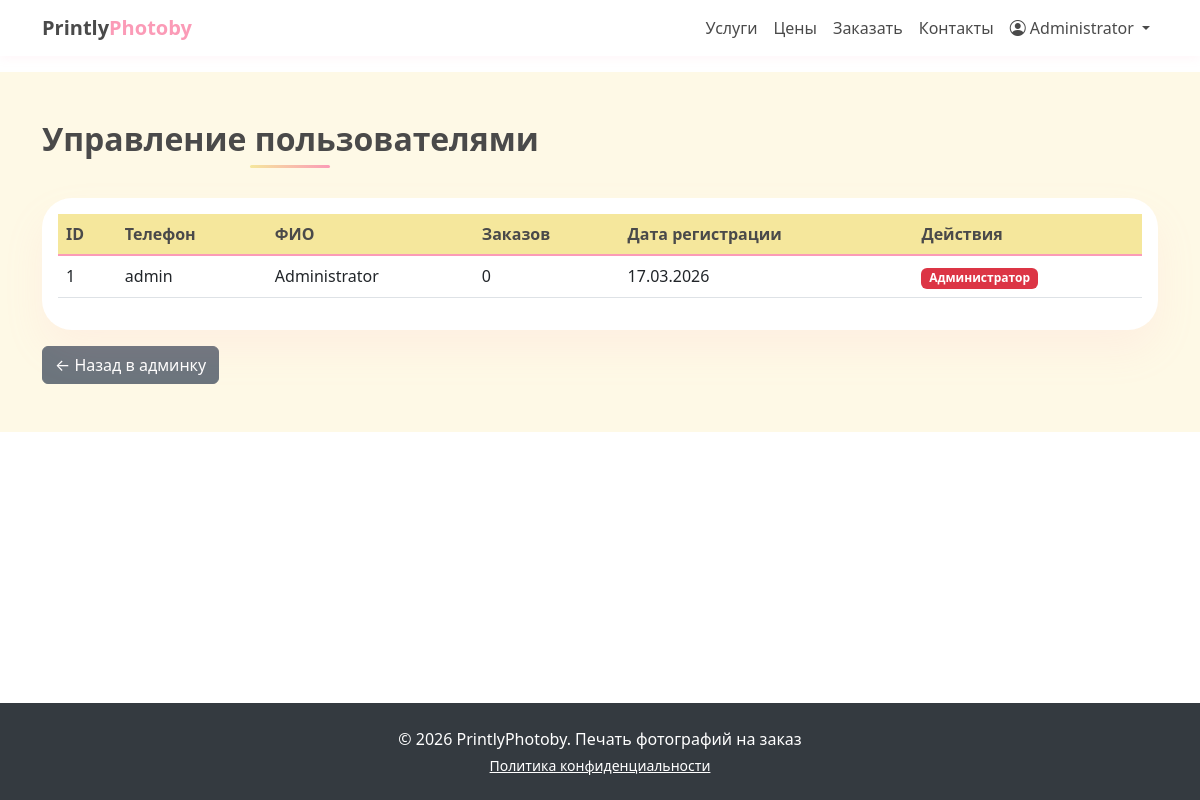
Before: /admin/users (signed in) with the older database file.
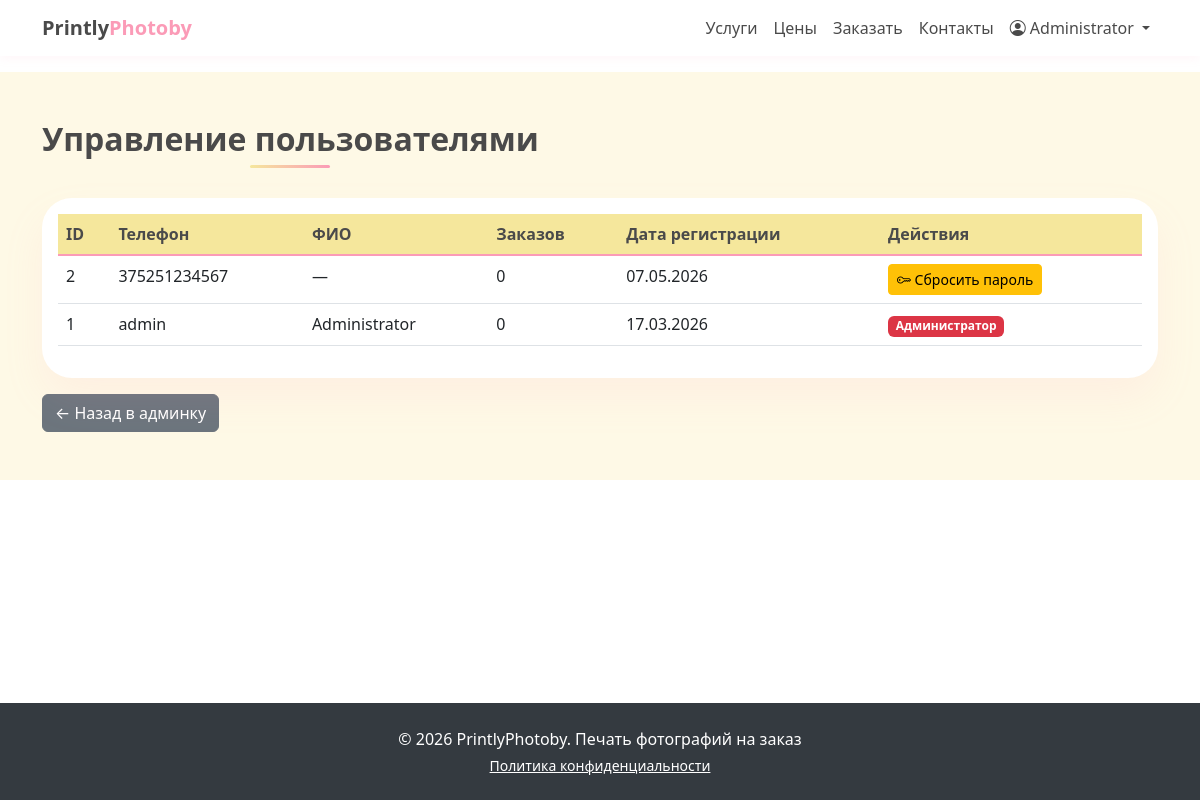
After: the same page with the newer database file.
### app.py (models this page shows, shortened)
class User(UserMixin, db.Model):
    id = db.Column(db.Integer, primary_key=True)
    phone = db.Column(db.String(20), unique=True, nullable=False)
    password_hash = db.Column(db.String(200), nullable=False)
    full_name = db.Column(db.String(100))
    email = db.Column(db.String(100))
    is_admin = db.Column(db.Boolean, default=False)
    sms_consent = db.Column(db.Boolean, default=False)
    privacy_consent = db.Column(db.Boolean, default=False)
    created_at = db.Column(db.DateTime, default=datetime.now)
    orders = db.relationship('Order', backref='user', lazy=True)

### app.py (the view)
@app.route('/admin/users')
@login_required
def admin_users():
    if not current_user.is_admin:
        abort(403)
    users = User.query.order_by(User.created_at.desc()).all()
    return render_template('admin/users.html', users=users)

### app.py (called while the page is built)
@login_manager.user_loader
def load_user(user_id):
    return User.query.get(int(user_id))

### templates/admin/users.html (shortened to what this page needs)
{% extends "base.html" %}
{% block content %}
<section class="py-5 section-cream">
    <div class="container">
        <h2 class="section-title text-center">Управление пользователями</h2>
        <div class="card form-card">
            <div class="card-body">
                <div class="table-responsive">
                    <table class="table table-hover">
                        <thead>
                            <tr>
                                <th>ID</th>
                                <th>Телефон</th>
                                <th>ФИО</th>
                                <th>Заказов</th>
                                <th>Дата регистрации</th>
                                <th>Действия</th>
                            </tr>
                        </thead>
                        <tbody>
                            {% for user in users %}
                            <tr>
                                <td>{{ user.id }}</td>
                                <td>{{ user.phone }}</td>
                                <td>{{ user.full_name or '—' }}</td>
                                <td>{{ user.orders|length }}</td>
                                <td>{{ user.created_at.strftime('%d.%m.%Y') }}</td>
                                <td>
                                    {% if user.is_admin %}
                                        <span class="badge bg-danger">Администратор</span>
                                    {% else %}
                                        <button type="button" class="btn btn-sm btn-warning"
                                                data-bs-toggle="modal"
                                                data-bs-target="#resetPasswordModal"
                                                data-user-id="{{ user.id }}"
                                                data-user-phone="{{ user.phone }}"
                                                data-user-name="{{ user.full_name or user.phone }}">
                                            <i class="bi bi-key"></i> Сбросить пароль
                                        </button>
                                    {% endif %}
                                </td>
                            </tr>
                            {% endfor %}
                        </tbody>
                    </table>
                </div>
            </div>
        </div>
        <div class="mt-3">
            <a href="{{ url_for('admin_dashboard') }}" class="btn btn-secondary">← Назад в админку</a>
        </div>
    </div>
</section>
{% endblock %}

### templates/base.html (shortened to what this page needs)
<!doctype html>
<html lang="ru">
<head>
    <link href="{{ url_for('static', filename='css/bootstrap.min.css') }}" rel="stylesheet">
    <link rel="stylesheet" href="{{ url_for('static', filename='css/bootstrap-icons.css') }}">
    <link rel="stylesheet" href="{{ url_for('static', filename='css/style.css') }}">
</head>
<body>
    <nav class="navbar navbar-expand-lg navbar-light sticky-top">
        <div class="container">
            <a class="navbar-brand" href="{{ url_for('index') }}">
                <span>Printly</span>Photoby
            </a>
            <div class="collapse navbar-collapse" id="navbarNav">
                <ul class="navbar-nav ms-auto">
                    <li class="nav-item">
                        <a class="nav-link" href="{{ url_for('index') }}#services">Услуги</a>
                    </li>
                    <li class="nav-item">
                        <a class="nav-link" href="{{ url_for('index') }}#price">Цены</a>
                    </li>
                    <li class="nav-item">
                        <a class="nav-link" href="{{ url_for('index') }}#order">Заказать</a>
                    </li>
                    <li class="nav-item">
                        <a class="nav-link" href="{{ url_for('index') }}#contacts">Контакты</a>
                    </li>
                    {% if current_user.is_authenticated %}
                        <li class="nav-item dropdown">
                            <a class="nav-link dropdown-toggle" href="#" id="userDropdown" role="button" data-bs-toggle="dropdown">
                                <i class="bi bi-person-circle"></i> {{ current_user.full_name or current_user.phone }}
                            </a>
                        </li>
                    {% endif %}
                </ul>
            </div>
        </div>
    </nav>
    <main>
    {% block content %}{% endblock %}
</main>
    <footer class="py-4">
        <div class="container text-center">
            <p class="mb-1">© 2026 PrintlyPhotoby. Печать фотографий на заказ</p>
            <p class="mb-0 small">
                <a href="#" class="text-white" data-bs-toggle="modal" data-bs-target="#privacyModal">Политика конфиденциальности</a>
            </p>
        </div>
    </footer>
</body>
</html>

### static/css/style.css (style rules this page uses)
:root { --cream: #f5e79c; --pink: #fb9bb7; --pink-dark: #e88aa5; --cream-light: #fef9e6; }
body { background-color: #ffffff; font-family: system-ui, -apple-system, "Segoe UI", Roboto, sans-serif; }
html, body { height: 100%; margin: 0; padding: 0; }
body { display: flex; flex-direction: column; min-height: 100vh; }
main { flex: 1 0 auto; }
footer { flex-shrink: 0; width: 100%; }
.navbar { background-color: white; box-shadow: 0 2px 10px rgba(251, 155, 183, 0.1); }
.navbar-brand { color: var(--pink) !important; font-weight: 700; }
.navbar-brand span { color: #4a4a4a; }
.nav-link { color: #4a4a4a !important; font-weight: 500; transition: color 0.2s; }
.section-cream { background-color: var(--cream-light); }
.section-title { color: #4a4a4a; font-weight: 700; position: relative; display: inline-block; margin-bottom: 40px; }
.section-title:after { content: ""; position: absolute; bottom: -10px; left: 50%; transform: translateX(-50%); width: 80px; height: 3px; background: linear-gradient(90deg, var(--cream), var(--pink)); border-radius: 2px; }
.table thead th { background-color: var(--cream); color: #4a4a4a; border-bottom: 2px solid var(--pink); }
.form-card { border: none; border-radius: 30px; background: white; box-shadow: 0 20px 40px rgba(251, 155, 183, 0.1); }
footer { background-color: #343a40; color: white; }

Changed rows visible on the page:
added User: id "2", phone "375251234567", full_name "—", orders|length "0", created_at "07.05.2026"
